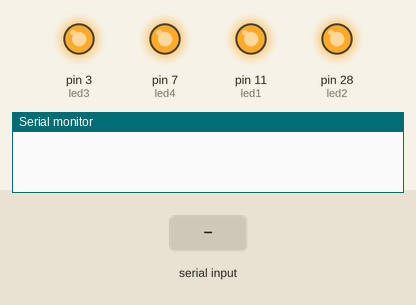
The sketch below on a simulated Arduino Mega 2560, built with avr-gcc and run on an emulated ATmega2560. Shown: output pins drawn as LEDs (lit = HIGH), the last lines printed to the serial monitor. Dashed ring = blinking. Inputs (shaded band) come from the test bench. Random numbers use the default seed unless the sketch sets one.

Above: at 0.1 s.
At 1.2 s:
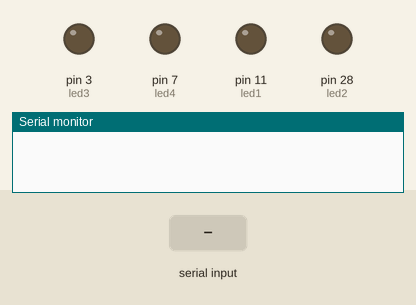
1.3 s: "1" received over Serial
At 2.16 s:
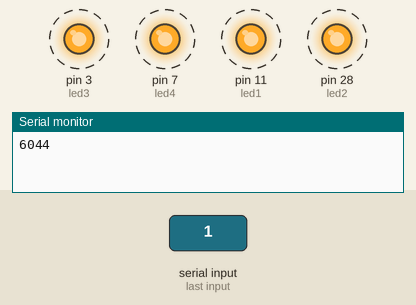
4.3 s: "0" received over Serial
Timing chart, 0 to 11.8 s (numbered marks = the images above; inputs shaded):
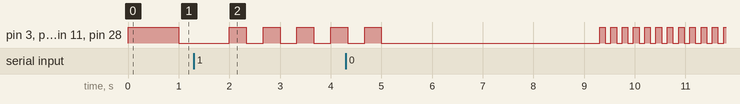

The sketch:

sketch_jan21a.ino
```cpp
// Christine Onita ECE303 Lab/Project 2 Winter 2021


int led1 = 11; // Timer 1 - led1 is red
int led2 = 28; // Timer 5 - led2 is yellow
int led3 = 3; // Timer 3 - led3 is green
int led4 = 7; // Timer 4 - led4 is blue

int numberoftries = 5;
int guess = 0;
String guess_string, userInput;

void setup() {
  Serial.begin(9600); // baud rate

  pinMode(led1, OUTPUT); //initialize pin 11 as output
  pinMode(led2, OUTPUT); //initialize pin 28 as output
  pinMode(led3, OUTPUT); //initialize pin 3 as output
  pinMode(led4, OUTPUT); //initialize pin 7 as output
  digitalWrite(led1, LOW); //turn the red LED off
  digitalWrite(led2, LOW); //turn the yellow LED off
  digitalWrite(led3, LOW); //turn the green LED off
  digitalWrite(led4, LOW); //turn the blue LED off

  randomSeed(analogRead(0));
  guess=random(9999);  // generating an initial combination (the number you are trying to guess between 0000 and 9999)
  guess_string = String(guess);

  noInterrupts(); //disable interrupts

  TCCR1A = 0; //Initializes all bits in TCCR1A to 0
  TCCR1B = 0; //Initializes all bits in TCCR1B to 0
  TCCR5A = 0; //Initializes all bits in TCCR5A to 0
  TCCR5B = 0; //Initializes all bits in TCCR5B to 0
  TCCR3A = 0; //Initializes all bits in TCCR3A to 0
  TCCR3B = 0; //Initializes all bits in TCCR3B to 0
  TCCR4A = 0; //Initializes all bits in TCCR4A to 0
  TCCR4B = 0; //Initializes all bits in TCCR4B to 0
  TIMSK1 = 0;
  TIMSK5 = 0;
  TIMSK3 = 0;
  TIMSK4 = 0;
  TCNT1 = 0; // Initializes counter TCNT1 to 0
  TCNT5 = 0; // Initializes counter TCNT5 to 0
  TCNT3 = 0; // Initializes counter TCNT3 to 0
  TCNT4 = 0; // Initializes counter TCNT4 to 0
  OCR1A = 15624;
  OCR5A = 15624;
  OCR3A = 15624;
  OCR4A = 15624;
  TCCR1B |= (1<<WGM12); // Waveform generation mode 4
  TCCR5B |= (1<<WGM52); // Waveform generation mode 4
  TCCR3B |= (1<<WGM32); // Waveform generation mode 4
  TCCR4B |= (1<<WGM42); // Waveform generation mode 4
  TCCR1B |= (1<<CS12) | (0<<CS11) | (1<<CS10); //pin 11 prescaler set to 1024
  TCCR5B |= (1<<CS52) | (0<<CS51) | (1<<CS50); //pin 28 prescaler set to 1024
  TCCR3B |= (1<<CS32) | (0<<CS31) | (1<<CS30); //pin 3 prescaler set to 1024
  TCCR4B |= (1<<CS42) | (0<<CS41) | (1<<CS40); //pin 7 prescaler set to 1024
  TIMSK1 |= (1<<OCIE1A); // enables pin 11
  TIMSK5 |= (1<<OCIE5A); // enables pin 28
  TIMSK3 |= (1<<OCIE3A); // enables pin 3
  TIMSK4 |= (1<<OCIE4A); // enables pin 7

  interrupts(); //re-enable interrupts

}

void loop() {
    // put your main code here, to run repeatedly:
  while (guess_string.length() < 4) {
    guess_string = "0" + guess_string;
  }
  if (Serial.available() > 0) {  //this checks the number of characters in the serial port
    Serial.println(guess_string);
    userInput = Serial.readString();
    if (numberoftries > 0) {
      if (userInput[0] == guess_string[0]) {  // Compare first digit of user input and number to be guessed
        digitalWrite(led1, LOW);  //turn LED off if first digit of userinput matches first digit of number to be guessed
        TIMSK1 &= (0<<OCIE1A);
      }
      else {
        OCR1A = OCR1A/3;  // Increasing frequency of blink if first digit of userinput does not match first digit of number to be guessed
      }
      if (String(userInput)[1] == String(guess)[1]) { // Compare second digit of user input and number to be guessed
        digitalWrite(led2, LOW); //turn LED off if second digit of userinput matches second digit of number to be guessed
        TIMSK5 &= (0<<OCIE5A);
      }
      else {
        OCR5A = OCR5A/3; // Increasing frequency of blink if second digit of userinput does not match second digit of number to be guessed
      }
      if (String(userInput)[2] == String(guess)[2]) {  // Compare third digit of user input and number to be guessed
        digitalWrite(led3, LOW); //turn LED off if third digit of userinput matches third digit of number to be guessed
        TIMSK3 &= (0<<OCIE3A);
      }
      else {
        OCR3A = OCR3A/3; // Increasing frequency of blink if third digit of userinput does not match third digit of number to be guessed
      }
      if (String(userInput)[3] == String(guess)[3]) {  // Compare fourth digit of user input and number to be guessed
        digitalWrite(led4, LOW); //turn LED off if fourth digit of userinput matches fourth digit of number to be guessed
        TIMSK4 &= (0<<OCIE4A);
      }
      else {
        OCR4A = OCR4A/3; // Increasing frequency of blink if fourth digit of userinput does not match fourth digit of number to be guessed
      }
      numberoftries -= 1; //reduce number of tries by one after each time user inputs a guess
    }
    else {
      if (TIMSK1 == (1<<OCIE1A))
      {
        digitalWrite(led1, HIGH);
        TIMSK1 &= (0 << OCIE1A);
      }
      if (TIMSK5 == (1<<OCIE5A))
      {
        digitalWrite(led2, HIGH);
        TIMSK5 &= (0 << OCIE5A);
      }
      if (TIMSK3 == (1<<OCIE3A))
      {
        digitalWrite(led3, HIGH);
        TIMSK3 &= (0 << OCIE3A);
      }
      if  (TIMSK4 == (1<<OCIE4A))
      {
        digitalWrite(led4, HIGH);
        TIMSK4 &= (0 << OCIE4A);
      }
    }
  }
}


ISR(TIMER1_COMPA_vect) {
  digitalWrite(led1, !digitalRead(led1)); //flips output value
}
ISR(TIMER5_COMPA_vect) {
  digitalWrite(led2, !digitalRead(led2)); //flips output value
}
ISR(TIMER3_COMPA_vect) {
  digitalWrite(led3, !digitalRead(led3)); //flips output value
}
ISR(TIMER4_COMPA_vect) {
  digitalWrite(led4, !digitalRead(led4)); //flips output value
}
```
